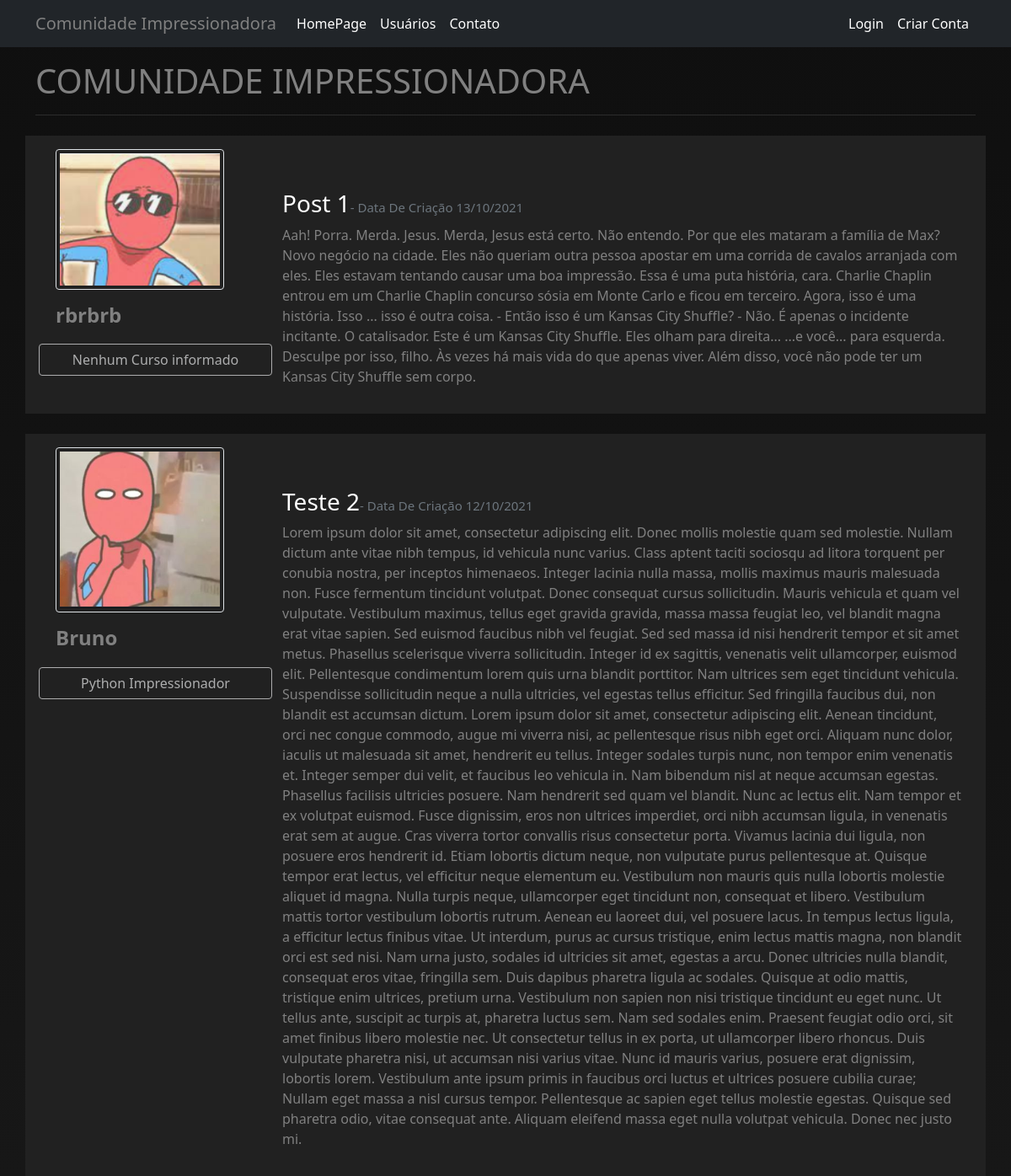
The page / on the database its author committed.
### concord/models.py (models this page shows, shortened)
class Post(database.Model):
    id = database.Column(database.Integer, primary_key=True)
    titulo = database.Column(database.String, nullable=False)
    corpo = database.Column(database.Text, nullable=False)
    data_criacao = database.Column(database.DateTime, nullable=False, default=datetime.utcnow)
    id_usuario = database.Column(database.Integer, database.ForeignKey('usuario.id'), nullable=False)

class Usuario(database.Model, UserMixin):
    id = database.Column(database.Integer, primary_key=True)
    username = database.Column(database.String, nullable=False)
    email = database.Column(database.String, nullable=False, unique=True)
    senha = database.Column(database.String, nullable=False)
    foto_perfil = database.Column(database.String, default='default.jpg')
    posts = database.relationship('Post', backref='autor', lazy=True)
    cursos = database.Column(database.String, nullable=False, default='Não Informado')

### concord/routes.py (the view)
@app.route("/")
def home():
    posts = Post.query.order_by(Post.id.desc())
    return render_template('Homepage.html', posts=posts)

### concord/templates/Homepage.html
{% extends 'base.html' %}
{% block body %}
<div class="container mt-3" style="color: grey">
    <h1>COMUNIDADE IMPRESSIONADORA</h1>
    <hr>
    {% for post in posts %}
        <div class="row mt-4 p-3 meupost">
            <div class="col col-3">
                <img src="{{ url_for('static', filename='fotos_perfil/{}'.format(post.autor.foto_perfil)) }}" alt="..." width="200" class="meupost rounded mb-2 ms-2 me-3 mb-3 img-thumbnail meupost" style="--bs-bg-opacity: .5;"><br>
                <h4 class="ms-2"><strong>{{ post.autor.username }}</strong></h4>
                <div class="mt-3 row justify-content-center">
                    {% if 'Não Informado' in post.autor.cursos or post.autor.cursos == '' %}
                        <button type="button" class="btn btn-outline-light mt-1" disabled>Nenhum Curso informado</button>
                    {% else %}
                        {% for curso in post.autor.cursos.split(';') %}
                            <button type="button" class="btn btn-outline-light mt-1" disabled> {{ curso }}</button>
                        {% endfor %}
                    {% endif  %}
                </div>
            </div>
            <div class="col col-9 pt-5">
                <div>
                    <a href="{{ url_for('exibir_post', post_id=post.id) }}" style="color: white; text-decoration: none"><h3>{{ post.titulo }}<small class="text-muted" style="font-size: 15px">- Data De Criação {{ post.data_criacao.strftime('%d/%m/%Y') }}</small></h3></a>
                </div>
                <p>{{ post.corpo }}</p>
            </div>
        </div>
    {% endfor %}
</div>
{% endblock %}

### concord/templates/base.html (shortened to what this page needs)
<!DOCTYPE html>
<html lang="pt-br">
<head>
    <link href="https://cdn.jsdelivr.net/npm/bootstrap@5.1.2/dist/css/bootstrap.min.css" rel="stylesheet">
    <link rel="stylesheet" type="text/css" href="{{ url_for('static', filename='main.css') }}">
</head>
<body>
    {% include 'navbar.html' %}
    {% block body %}
    {% endblock %}
</body>
</html>

### concord/templates/navbar.html (shortened to what this page needs)
<!DOCTYPE html>
<html lang="en">
<head>
</head>
<body>
<nav class="navbar navbar-expand-lg navbar navbar-black bg-dark">
  <div class="container-fluid container">
    <a class="navbar-brand" href="{{ url_for('home') }}" style="color: grey">Comunidade Impressionadora</a>
    <div class="collapse navbar-collapse" id="navbarSupportedContent">
      <ul class="navbar-nav me-auto mb-2 mb-lg-0">
        <li class="nav-item">
          <a class="nav-link active" aria-current="page" href="{{ url_for('home') }}" style="color: white">HomePage</a>
        </li>
        <li class="nav-item">
          <a class="nav-link" href="{{ url_for('usuarios') }}" style="color: white">Usuários</a>
        </li>
        <li class="nav-item">
          <a class="nav-link" href="{{ url_for('contatos') }}" style="color: white">Contato</a>
        </li>
      </ul>
      <ul class="d-flex navbar-nav mb-lg-0" style="color: white">
          {% if current_user.is_authenticated %}
          <li class="nav-item">
              <a class="nav-link" href="{{ url_for('criar_post') }}" style="color: white">Criar Post</a>
          </li>
          <li class="nav-item">
              <a class="nav-link" href="{{ url_for('perfil') }}" style="color: white">Perfil</a>
          </li>
          <li class="nav-item">
              <a class="nav-link" href="{{ url_for('sair') }}" style="color: white">Sair</a>
          </li>
          {% else %}
           <li class="nav-item">
              <a class="nav-link" href="{{ url_for('criar_conta') }}" style="color: white">Login</a>
           </li>
          <li class="nav-item">
              <a class="nav-link" href="{{ url_for('criar_conta') }}" style="color: white">Criar Conta</a>
          </li>
          {% endif %}
      </ul>
    </div>
  </div>
</nav>
</body>
</html>

### concord/static/main.css (style rules this page uses)
body { background: #1c1c1c; background: linear-gradient(#0f0f0f, #171717); min-height: 100vh; overflow-x: hidden }
.meupost { background: #212121; }

### rows shown on the page
Post: foto_perfil (picture), autor.username "rbrbrb", shows "Nenhum Curso informado", titulo "Post 1", data_criacao "13/10/2021", corpo "Aah! Porra. Merda. Jesus. Merda, Jesus está certo. Não entendo. Por que eles mataram a família de Max? Novo negócio na cidade. Eles não queriam outra pessoa apostar em uma corrida de cavalos arranjada com eles. Eles estavam tentando causar uma boa impressão. Essa é uma puta história, cara. Charlie Chaplin entrou em um Charlie Chaplin concurso sósia em Monte Carlo e ficou em terceiro. Agora, isso é uma história. Isso ... isso é outra coisa. - Então isso é um Kansas City Shuffle? - Não. É apenas o incidente incitante. O catalisador. Este é um Kansas City Shuffle. Eles olham para direita... ...e você... para esquerda. Desculpe por isso, filho. Às vezes há mais vida do que apenas viver. Além…"
Post: foto_perfil (picture), autor.username "Bruno", titulo "Teste 2", data_criacao "12/10/2021", corpo "Lorem ipsum dolor sit amet, consectetur adipiscing elit. Donec mollis molestie quam sed molestie. Nullam dictum ante vitae nibh tempus, id vehicula nunc varius. Class aptent taciti sociosqu ad litora torquent per conubia nostra, per inceptos himenaeos. Integer lacinia nulla massa, mollis maximus mauris malesuada non. Fusce fermentum tincidunt volutpat. Donec consequat cursus sollicitudin. Mauris vehicula et quam vel vulputate. Vestibulum maximus, tellus eget gravida gravida, massa massa feugiat leo, vel blandit magna erat vitae sapien. Sed euismod faucibus nibh vel feugiat. Sed sed massa id nisi hendrerit tempor et sit amet metus. Phasellus scelerisque viverra sollicitudin. Integer id ex…"
Usuario: cursos "Python Impressionador"
